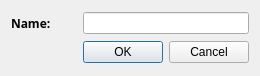
<?xml version="1.0" encoding="UTF-8"?>
<ui version="4.0">
 <class>AddTreeItemDialog</class>
 <widget class="QDialog" name="AddTreeItemDialog">
  <property name="geometry">
   <rect>
    <x>0</x>
    <y>0</y>
    <width>260</width>
    <height>76</height>
   </rect>
  </property>
  <property name="windowTitle">
   <string>Dialog</string>
  </property>
  <layout class="QGridLayout" name="gridLayout">
   <item row="0" column="0">
    <widget class="QLabel" name="name_label">
     <property name="font">
      <font>
       <family>Sans Serif</family>
       <weight>75</weight>
       <bold>true</bold>
      </font>
     </property>
     <property name="text">
      <string>Name:</string>
     </property>
    </widget>
   </item>
   <item row="0" column="1">
    <widget class="QLineEdit" name="name"/>
   </item>
   <item row="1" column="0">
    <spacer name="horizontalSpacer">
     <property name="orientation">
      <enum>Qt::Horizontal</enum>
     </property>
     <property name="sizeHint" stdset="0">
      <size>
       <width>56</width>
       <height>20</height>
      </size>
     </property>
    </spacer>
   </item>
   <item row="1" column="1">
    <widget class="QDialogButtonBox" name="button_box">
     <property name="orientation">
      <enum>Qt::Horizontal</enum>
     </property>
     <property name="standardButtons">
      <set>QDialogButtonBox::Cancel|QDialogButtonBox::Ok</set>
     </property>
    </widget>
   </item>
  </layout>
 </widget>
 <resources/>
 <connections>
  <connection>
   <sender>button_box</sender>
   <signal>accepted()</signal>
   <receiver>AddTreeItemDialog</receiver>
   <slot>accept()</slot>
   <hints>
    <hint type="sourcelabel">
     <x>248</x>
     <y>254</y>
    </hint>
    <hint type="destinationlabel">
     <x>157</x>
     <y>274</y>
    </hint>
   </hints>
  </connection>
  <connection>
   <sender>button_box</sender>
   <signal>rejected()</signal>
   <receiver>AddTreeItemDialog</receiver>
   <slot>reject()</slot>
   <hints>
    <hint type="sourcelabel">
     <x>316</x>
     <y>260</y>
    </hint>
    <hint type="destinationlabel">
     <x>286</x>
     <y>274</y>
    </hint>
   </hints>
  </connection>
 </connections>
</ui>
